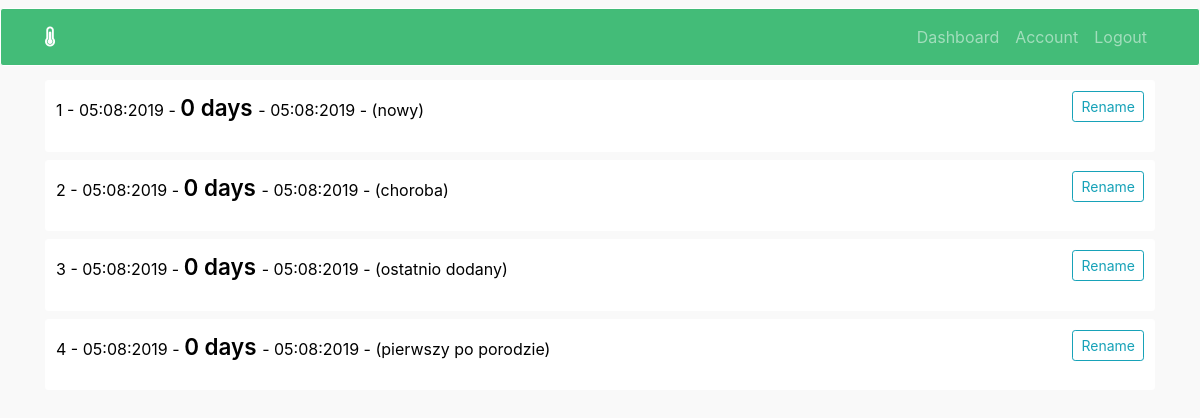
The app's page /old_records (signed in) with its own data.
### tempapp/models.py (models this page shows, shortened)
class OldRecord(db.Model):
    id = db.Column(db.Integer, primary_key=True)
    temps = db.Column(db.String, nullable=False)
    notes = db.Column(db.String, nullable=False)
    date_begin = db.Column(db.DateTime, nullable=False)
    date_end = db.Column(db.DateTime, nullable=False)
    name = db.Column(db.String, default='')
    user_id = db.Column(db.Integer, db.ForeignKey('user.id'), nullable=False)

### tempapp/routes.py (the view)
@login_required
@app.route("/old_records", methods=['GET', 'POST'])
def old_records():
    old_records = OldRecord.query.filter_by(author=current_user)
    form = RenameRecordForm()
    return render_template('old_records.html', title='archivised', old_records=old_records, form=form)

### tempapp/models.py (called while the page is built)
@login_manager.user_loader
def load_user(user_id):
    return User.query.get(int(user_id))

### tempapp/templates/old_records.html (shortened to what this page needs)
{% extends "layout.html" %}
{% block content %}
    {% for record in old_records %}
        <div class="content-section">
                <p>
                    {{ record.id }} -
                    {{ record.date_begin.strftime("%d:%m:%Y") }} -
                    <span class="day-info">
                       {{ (record.date_end - record.date_begin).days }} days
                    </span>
                    - {{ record.date_end.strftime("%d:%m:%Y") }}
                    {% if record.name %}
                    -
                    ({{ record.name }})
                    {% endif %}
                    <button type="button" class="btn btn-outline-info btn-sm float-right" data-toggle="modal" data-target="#modal-{{ record.id }}">Rename</button>
                </p>
        </div>
    {% endfor %}
{% endblock content %}

### tempapp/static/main.css (style rules this page uses)
body { background: #F9F9F9; color: #000000; margin-top: 5rem; }
.day-info { font-size: 1.4em; font-weight: 600; }
.content-section, .navbar, #myChart { border-radius: 3px; margin-top:0.5em; border: 1px solid #ffffff; max-height: 700px; }
.content-section { background-color: #ffffff; padding: 10px 10px; }

### records on screen
OldRecord: id "1", date_begin "05:08:2019", (record.date_end-record.date_begin).days "0", date_end "05:08:2019", name "nowy"
OldRecord: id "2", date_begin "05:08:2019", (record.date_end-record.date_begin).days "0", date_end "05:08:2019", name "choroba"
OldRecord: id "3", date_begin "05:08:2019", (record.date_end-record.date_begin).days "0", date_end "05:08:2019", name "ostatnio dodany"
OldRecord: id "4", date_begin "05:08:2019", (record.date_end-record.date_begin).days "0", date_end "05:08:2019", name "pierwszy po porodzie"
